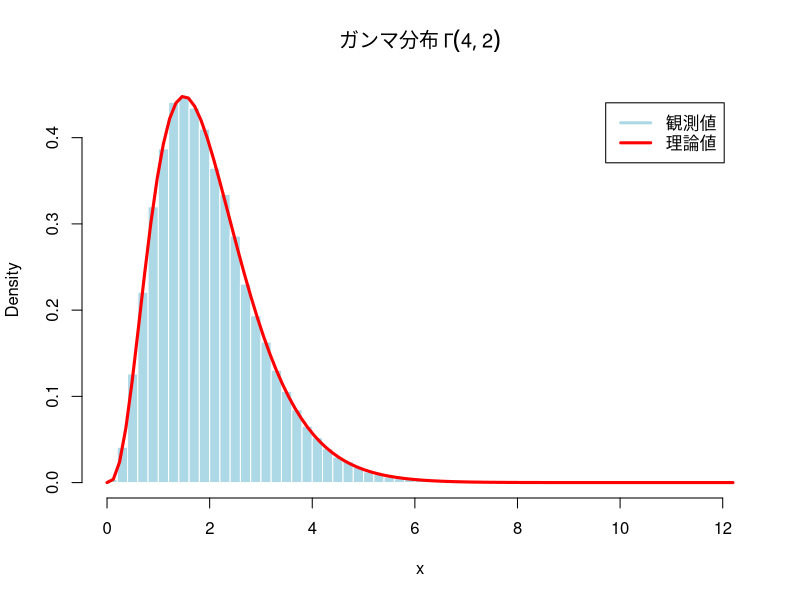

The R source for this figure:
### ガンマ分布に従う乱数の生成
set.seed(123) # 乱数の初期値を指定
rgamma(10, # ガンマ分布に従う乱数を10個発生
       shape=3, rate=1) 
## 統計的性質
nu <- 4
alpha <- 2
x <- rgamma(10^5, # ガンマ乱数を10000個発生
            shape=nu, rate=alpha)　
mean(x) # nu/alpha=2 に近い(大数の法則)
## データのヒストグラム(密度表示)
if(Sys.info()["sysname"]=="Darwin") { # MacOSの場合
    par(family="HiraginoSans-W4")}    # 日本語フォント
hist(x, freq=FALSE, breaks=50,
     border="white", col="lightblue", 
     main=bquote(paste("ガンマ分布 ",
                       Gamma(.(nu),.(alpha))))) 
curve(dgamma(x, shape=nu, rate=alpha), add=TRUE, 
      col="red", lwd=3) # 理論上の確率密度関数
legend("topright", inset=.05, # 凡例を作成
       legend=c("観測値", "理論値"), 
       col=c("lightblue", "red"), lwd=3) 
